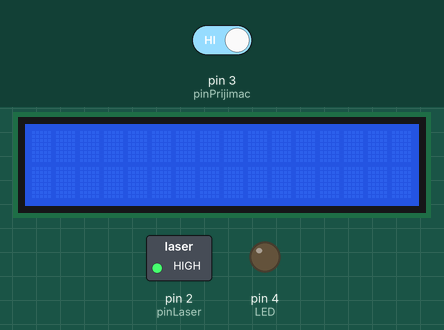
A sketch run on a simulated Arduino Uno, built with avr-gcc and run on an emulated ATmega328P. Shown: 16×2 character LCD, switched loads named in the sketch (green lamp = pin HIGH), output pins drawn as LEDs (lit = HIGH). The inputs (shaded band) are chosen by the test bench; at power-on: pin 3 (pinPrijimac) HIGH. What the sketch prints to the serial monitor is not drawn.

Above: at 1.2 s.
1.3 s: pin 3 (pinPrijimac) driven LOW
At 3.6 s:
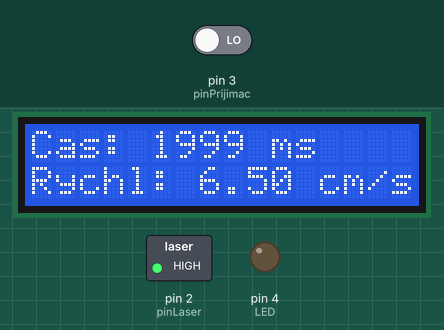
At 5.4 s:
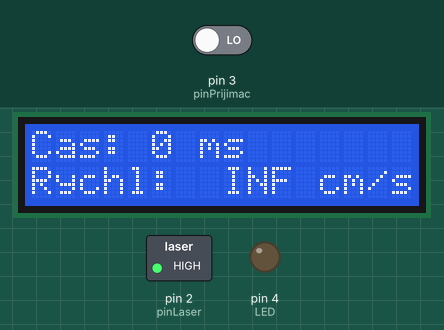
Timing chart, 0 to 6.9 s (numbered marks = the images above; inputs shaded):
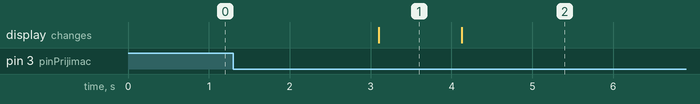

The sketch:

Light_Barrier-measuring_time.ino
```cpp
const int pinLaser = 2; // výstupní pin laserového modulu
const int pinPrijimac = 3; // vstupní pin přijímače
const int LED = 4; // výstupní pin LED diody
unsigned long casDetekce = 0; // proměnná pro detekci času
bool ledStav = false; // nastavuje aby mohla být LED detekována při dalším spuštění

#include <LiquidCrystal_I2C.h>  // knihovna pro LCD displej
LiquidCrystal_I2C lcd(0x27,16,2);


void setup() {
  pinMode(pinLaser, OUTPUT); // nastavení laser pinu do výstupního módu
  pinMode(pinPrijimac, INPUT); // nastavení LED pinu do vstupního módu
  pinMode(LED, OUTPUT); // nastavení LED pinu do výstupního módu
  digitalWrite(pinLaser, HIGH); // Neustálé světlo laseru
  Serial.begin(9600); // sériová komunikace mezi arduinem a počítačem

  lcd.init(); // nastavení LCD displeje
  lcd.clear();
  lcd.backlight();
}

void loop() {
  int value = digitalRead(pinPrijimac); // Přijímač dává 1 nebo 0
  Serial.println(value);
  delay(1000); // 1000ms
  if (digitalRead(LED) == LOW && !ledStav){ // kontroluje jestli je LED poprvé zapnuta
    casDetekce = millis(); // začíná časovač
    ledStav = true;
  }
  if (value == LOW){ // kontroluje jestli přijímač detukuje laser
    unsigned long finalcas = millis() - casDetekce; // vypočítá čas
    Serial.println("Finální čas: " + String(finalcas) + " ms"); //
    float x = 13000.0 / (finalcas); //vypočítání rychlosti s nastavenou délkou
    lcd.clear(); // nastavení displeje
    lcd.setCursor(0,0);
    lcd.print("Cas: " + String(finalcas) + " ms");
    lcd.setCursor(0,1);
    lcd.print("Rychl: " + String(x) + " cm/s");
    ledStav = false;
      }
    }
```

Measured:
- after the input at 1.3 s, the display: changes after 1.8 s (image 1)
- what the display in image 1 shows lasts 1.0 s, from 3.1 s to 4.1 s
